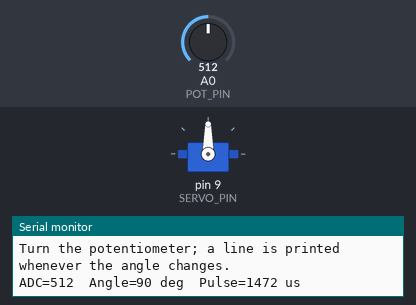
A sketch run on a simulated Arduino Uno, built with avr-gcc and run on an emulated ATmega328P. Shown: servo, the last lines printed to the serial monitor. The test bench sets the inputs (shaded band); at power-on: A0 (POT_PIN) = 512.

Above: at 1.2 s.
1.3 s: A0 (POT_PIN) set to 716
At 2.5 s:
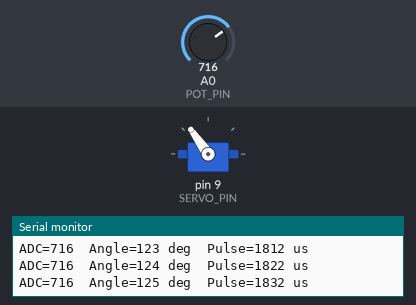
3.0 s: A0 (POT_PIN) set to 534
At 4.3 s:
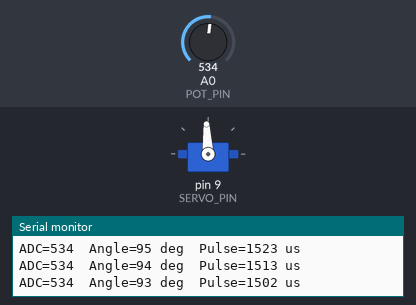
4.6 s: A0 (POT_PIN) set to 306
At 5.6 s:
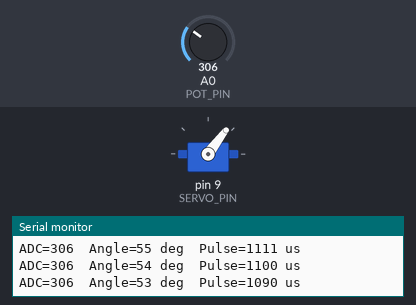
6.5 s: A0 (POT_PIN) set to 122
At 7.3 s:
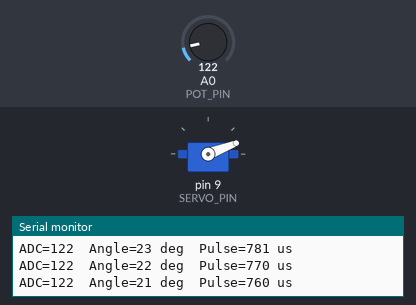
8.2 s: A0 (POT_PIN) set to 1023
At 9.4 s:
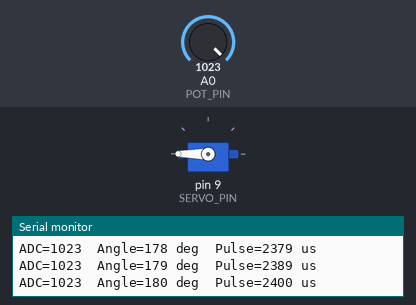
10.2 s: A0 (POT_PIN) set to 900
At 11.3 s:
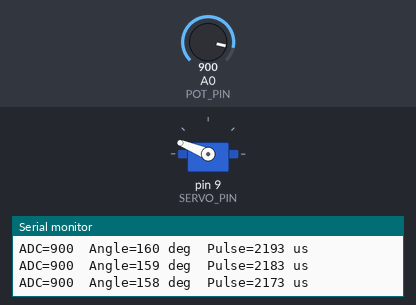
Timing chart, 0 to 12.9 s (numbered marks = the images above; inputs shaded):
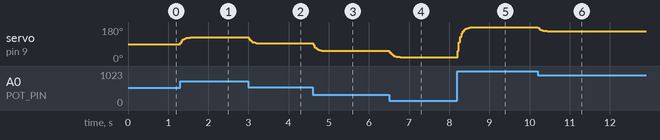

Measured:
- after the input at 1.3 s, servo on pin 9 (SERVO_PIN): 90° → 124° at once, → 125° 0.25 s later
- after the input at 3.0 s, servo on pin 9 (SERVO_PIN): moves from 125° to 93° over 0.41 s, starting at once
- after the input at 4.6 s, servo on pin 9 (SERVO_PIN): moves from 93° to 53° over 0.42 s, starting at once
- after the input at 6.5 s, servo on pin 9 (SERVO_PIN): moves from 53° to 21° over 0.27 s, starting at once
- after the input at 8.2 s, servo on pin 9 (SERVO_PIN): moves from 21° to 180° over 0.52 s, starting at once
- after the input at 10.2 s, servo on pin 9 (SERVO_PIN): 180° → 159° at once, → 158° 0.24 s later

The sketch:

sketch.ino
```cpp
/*
 * Q4.2 - Potentiometer-Based Servo Control (Arduino Uno)
 *
 * Continuous sense -> scale -> actuate loop:
 *   potentiometer (A0, 10-bit ADC 0..1023)
 *     -> exponential moving-average filter (removes ADC noise, gives smooth motion)
 *     -> map to 0..180 degrees
 *     -> Servo.write()  (the servo's own position feedback closes the loop)
 *
 * Wiring: pot VCC=5V, GND=GND, SIG=A0      servo V+=5V, GND=GND, PWM=D9
 */
#include <Arduino.h>
#include <Servo.h>

constexpr uint8_t  POT_PIN         = A0;
constexpr uint8_t  SERVO_PIN       = 9;
constexpr float    FILTER_ALPHA    = 0.2f;   // 0..1, lower = smoother but slower
constexpr uint16_t LOOP_DELAY_MS   = 15;     // servo update period (~66 Hz)

// Servo library maps 0..180 deg to this pulse range by default
constexpr int      PULSE_MIN_US    = 544;
constexpr int      PULSE_MAX_US    = 2400;

Servo servo;
float filtered   = 0.0f;
int   lastAngle  = -1;

void setup() {
  Serial.begin(115200);
  servo.attach(SERVO_PIN);                 // default 544..2400 us
  filtered = analogRead(POT_PIN);          // start from the real position (no jump at boot)

  Serial.println(F("=== Q4.2 Potentiometer -> Servo (0-180 deg) ==="));
  Serial.println(F("Turn the potentiometer; a line is printed whenever the angle changes."));
}

void loop() {
  int raw = analogRead(POT_PIN);                          // 0..1023
  filtered += FILTER_ALPHA * (raw - filtered);            // low-pass filter

  int angle = map((int)(filtered + 0.5f), 0, 1023, 0, 180);
  angle = constrain(angle, 0, 180);

  if (angle != lastAngle) {                               // only touch the servo when needed
    servo.write(angle);
    lastAngle = angle;

    Serial.print(F("ADC="));    Serial.print(raw);
    Serial.print(F("  Angle=")); Serial.print(angle);
    Serial.print(F(" deg  Pulse="));
    Serial.print(map(angle, 0, 180, PULSE_MIN_US, PULSE_MAX_US));
    Serial.println(F(" us"));
  }
  delay(LOOP_DELAY_MS);
}
```
